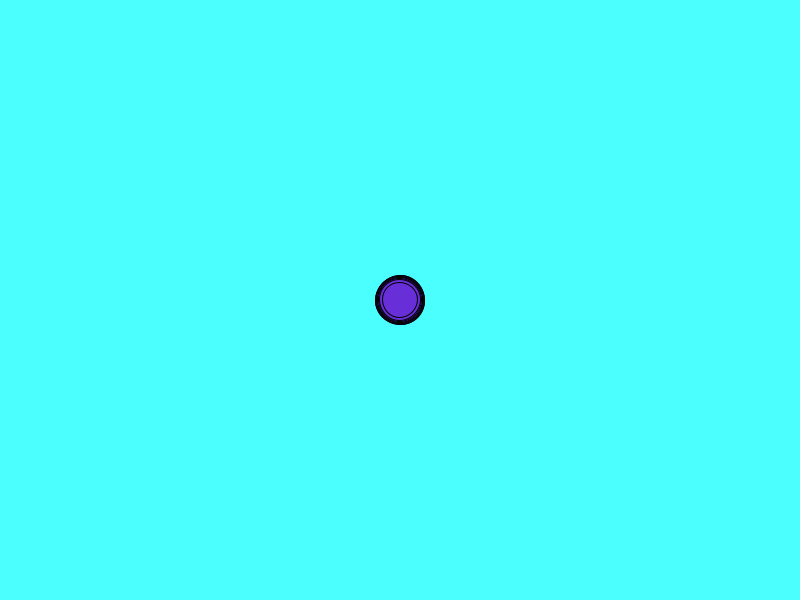
Frame 1 (no input)
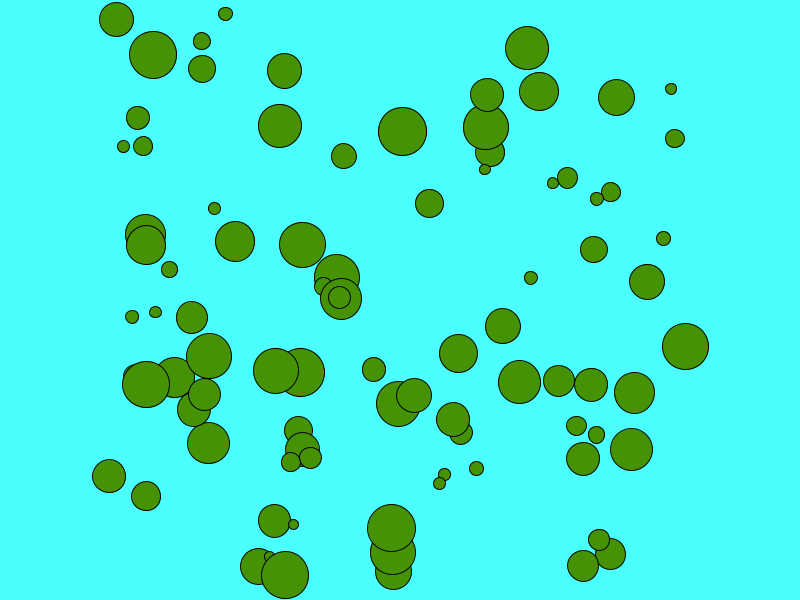
Frame 60 (the mouse pressed at the canvas centre just before this capture)
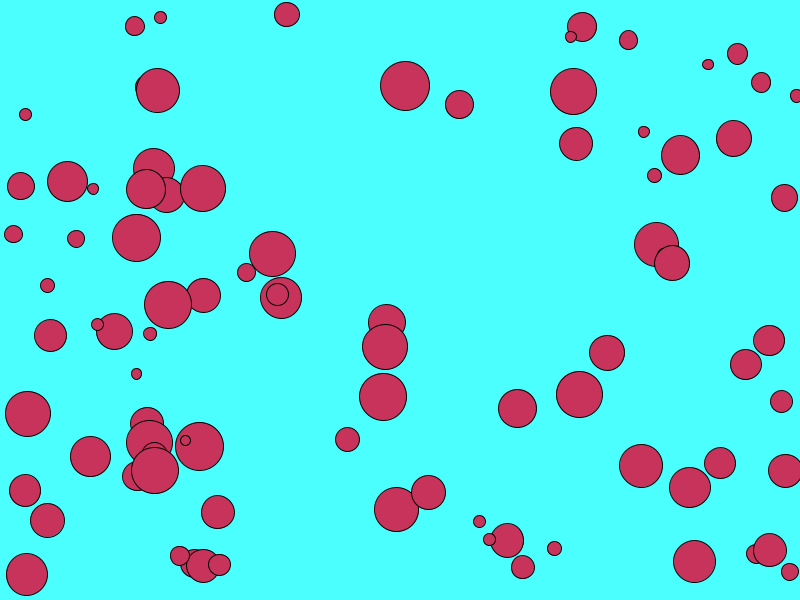
Frame 120 (the mouse held since frame 60 and released just before this capture)

The Processing sketch that drew these frames (run headless with seeded random() and noise(); from frame 60 on, the mouse is pressed at the canvas centre):

// Processing sketch: LotsOfBalls
// ── LotsOfBalls.pde
int i=0;              //create variables i which equals 0 and variable count which equals 90
int count=90;
float[]x= new float[count];     //create float x, float y, float velX, float velY, float diam, set all maximums to count
float []y= new float[count];
float []velX= new float[count]; 
float []velY= new float[count];
float []diam= new float[count];



void setup() { 
  size(800, 600);      //size is equal to 800. 600
  frameRate(10000000);
  while (i<count) {
    x[i] = width/2;    //float x at any rumber starts at width/2
    y[i] = height/2;   //float y at any number starts at height/2
    diam[i] = random(10, 50);  //diam at a specific float is a random number between 10 and 50
    velX[i] = random(-5, 5);  //the velX at a specific float is a random number between -5 and 5
    velY[i] = random(-5, 5);   //the velY at a specific float is a random number between -5 and 5
    i++;
  }
}
void draw() {
  background(75,308,256);
  fill(random(255),random(255),random(255));   //all balls have same fill
  for (int i=0; i<count; i++) {    //for int i set to 0, when i is less than count, add 1 to i
    
    ellipse(x[i], y[i], diam[i], diam[i]);   //draw float x, float y, and float diam at a certain value i

    x[i] += velX[i];    //float x at value i is equal to float velX plus float x

    y[i] += velY[i];    //float y at value i is equal to float velY plus float y

    if (x[i] + diam[i]/2 >= width) {  //when float x plus float diam/2 is greater than width, velX is equal to negative absolute value of velX
      velX[i] = -abs(velX[i]);
    
    } else if (x[i] - diam[i]/2 <= 0) {   //when float x minus float diam/2 is less than 0, velX is equal to absolute value of velX
      velX[i] = abs(velX[i]);
    }
    if (y[i] + diam[i]/2 >= height) {    //when float y plus float diam/2 is greater than height, velY is equal to negative absolute value of velY
      velY[i] = -abs(velY[i]); 
    } else if (y[i] - diam[i]/2 <= 0) {  //when float y minus float diam/2 is less than 0, velY is equal to absolute value of velY
      velY[i] = abs(velY[i]);
    }
  }
}
